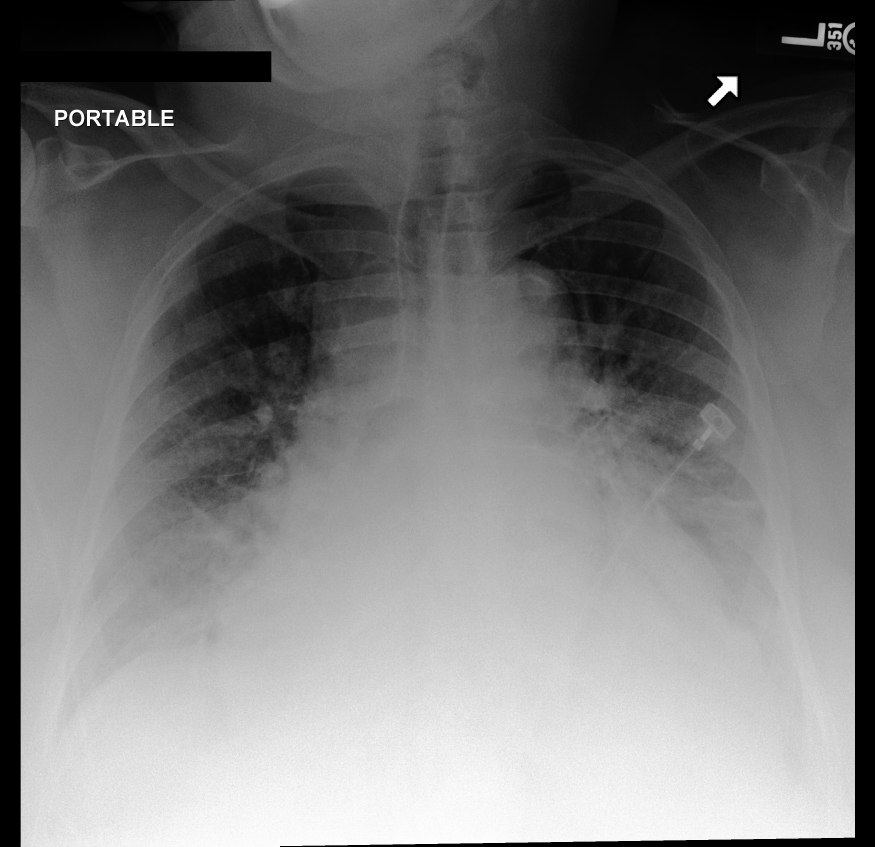
#> input picture paper_fig/improvement_prior.png, 2625 x 2539 px (shown at 1/3 size)
$ python model_architecture.py
#> lines starting #> are read from the running program, lines starting #| are printed output that depends on the picture
import matplotlib.pyplot as plt
import matplotlib.patches as patches
from matplotlib.patches import FancyBboxPatch, Circle, Polygon
from PIL import Image
import numpy as np

# Set style
plt.rcParams['font.family'] = 'DejaVu Sans'
plt.rcParams['font.size'] = 11

def draw_cube(ax, x, y, w, h, depth, facecolor, edgecolor):
    """Draw a 3D cube to represent tensors"""
    front = FancyBboxPatch((x, y), w, h, boxstyle="round,pad=0.02",
                            facecolor=facecolor, edgecolor=edgecolor, linewidth=2)
    ax.add_patch(front)

    top_x = [x, x + depth * 0.3, x + w + depth * 0.3, x + w]
    top_y = [y + h, y + h + depth * 0.3, y + h + depth * 0.3, y + h]
    top = Polygon(list(zip(top_x, top_y)), facecolor=facecolor, edgecolor=edgecolor,
                  linewidth=2, alpha=0.85)
    ax.add_patch(top)

    right_x = [x + w, x + w + depth * 0.3, x + w + depth * 0.3, x + w]
    right_y = [y, y + depth * 0.3, y + h + depth * 0.3, y + h]
    right = Polygon(list(zip(right_x, right_y)), facecolor=facecolor, edgecolor=edgecolor,
                    linewidth=2, alpha=0.7)
    ax.add_patch(right)

def draw_arrow(ax, start, end, color='#455a64', lw=2.5):
    ax.annotate('', xy=end, xytext=start,
                arrowprops=dict(arrowstyle='->', color=color, lw=lw))

# =============================================================================
# Create figure - VERY WIDE for no overlaps
# =============================================================================
fig, ax = plt.subplots(1, 1, figsize=(32, 12))
ax.set_xlim(0, 32)
ax.set_ylim(0, 12)
ax.axis('off')

# Colors
color_encoder = '#1976d2'
color_encoder_dark = '#0d47a1'
color_feature = '#bbdefb'
color_concat = '#fff3e0'
color_concat_dark = '#ef6c00'
color_mlp = '#ffe0b2'
color_mlp_dark = '#e65100'
color_llm = '#a5d6a7'
color_llm_dark = '#2e7d32'
color_output = '#e1bee7'
color_output_dark = '#7b1fa2'
color_gt = '#ef9a9a'
color_gt_dark = '#c62828'

# =============================================================================
# INPUT IMAGES - Load actual images
# =============================================================================
# Load images
try:
    prior_img = np.array(Image.open('paper_fig/improvement_prior.png').convert('L').resize((120, 120)))
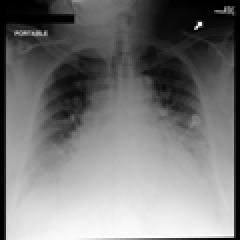
#> prior_img: shape (120, 120) (shown 2 times larger); min 0, max 255, mean 119.6
    current_img = np.array(Image.open('paper_fig/improvement_current.png').convert('L').resize((120, 120)))
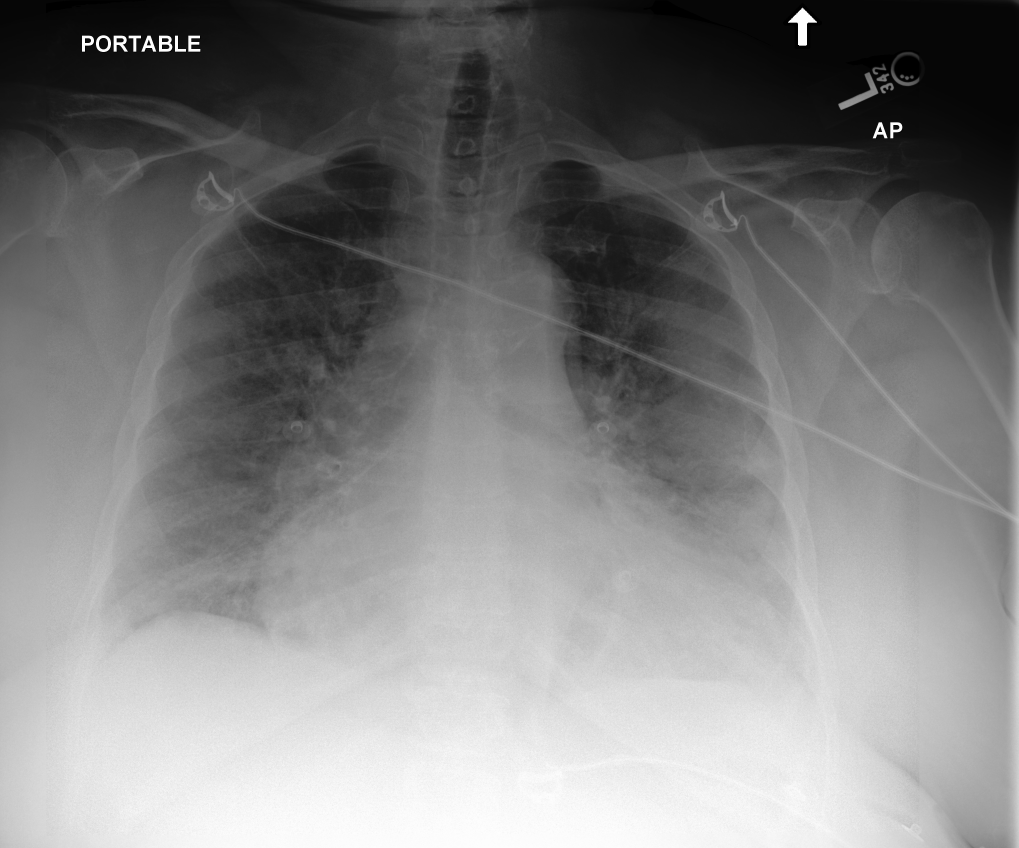
#> input picture paper_fig/improvement_current.png, 3056 x 2544 px (shown at 1/3 size)
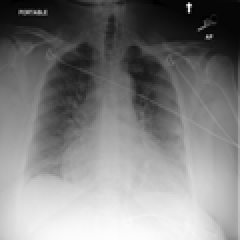
#> current_img: shape (120, 120) (shown 2 times larger); min 0, max 255, mean 127
except FileNotFoundError:
    print("Warning: Images not found. Using placeholders.")
    prior_img = np.random.randint(50, 200, (120, 120), dtype=np.uint8)
    current_img = np.random.randint(50, 200, (120, 120), dtype=np.uint8)

# Prior image
ax_prior = fig.add_axes([0.02, 0.55, 0.08, 0.35])
ax_prior.imshow(prior_img, cmap='gray')
ax_prior.axis('off')
ax_prior.set_title(r'Prior $I_p$' + '\n448×448', fontsize=12, fontweight='bold', pad=5)

# Current image
ax_current = fig.add_axes([0.02, 0.12, 0.08, 0.35])
ax_current.imshow(current_img, cmap='gray')
ax_current.axis('off')
ax_current.set_title(r'Current $I_c$' + '\n448×448', fontsize=12, fontweight='bold', pad=5)

# =============================================================================
# VISION ENCODER
# =============================================================================
encoder_box = FancyBboxPatch((4, 2.5), 3, 7, boxstyle="round,pad=0.1",
                              facecolor=color_encoder, edgecolor=color_encoder_dark, linewidth=3)
ax.add_patch(encoder_box)

ax.text(5.5, 7.5, 'Vision Encoder', ha='center', va='center',
        fontsize=16, fontweight='bold', color='white')
ax.text(5.5, 6.5, 'BioViL-T (ViT)', ha='center', va='center',
        fontsize=14, color='white')

# Frozen badge
frozen_badge = FancyBboxPatch((4.3, 3.0), 2.4, 0.8, boxstyle="round,pad=0.05",
                               facecolor='#e8eaf6', edgecolor='#5c6bc0', linewidth=2)
ax.add_patch(frozen_badge)
ax.text(5.5, 3.4, 'FROZEN', ha='center', va='center',
        fontsize=12, fontweight='bold', color='#3949ab')

# Arrows to encoder
draw_arrow(ax, (3.2, 7.5), (4, 7), lw=3)
draw_arrow(ax, (3.2, 4.5), (4, 5), lw=3)

# Shared weights
ax.text(3.5, 6.0, 'Shared', ha='center', va='center', fontsize=10, color='#555', style='italic')

# =============================================================================
# FEATURE TENSORS f(Ip) and f(Ic)
# =============================================================================
draw_cube(ax, 8, 7, 1.2, 2, 0.5, color_feature, color_encoder_dark)
ax.text(8.6, 8.5, r'$f(I_p)$', ha='center', va='center', fontsize=14, fontweight='bold')
ax.text(8.6, 7.3, '196×512', ha='center', va='center', fontsize=10, color='#444')

draw_cube(ax, 8, 3, 1.2, 2, 0.5, color_feature, color_encoder_dark)
ax.text(8.6, 4.5, r'$f(I_c)$', ha='center', va='center', fontsize=14, fontweight='bold')
ax.text(8.6, 3.3, '196×512', ha='center', va='center', fontsize=10, color='#444')

draw_arrow(ax, (7, 7), (8, 8), lw=2)
draw_arrow(ax, (7, 5), (8, 4), lw=2)

# =============================================================================
# CONCATENATION
# =============================================================================
concat_circle = Circle((10.5, 6), 0.6, facecolor=color_concat,
                        edgecolor=color_concat_dark, linewidth=3)
ax.add_patch(concat_circle)
ax.text(10.5, 6, '⊕', ha='center', va='center', fontsize=28,
        fontweight='bold', color=color_concat_dark)
ax.text(10.5, 5.0, 'Concat', ha='center', va='center', fontsize=11, fontweight='bold')

draw_arrow(ax, (9.4, 7.8), (10.0, 6.4), lw=2)
draw_arrow(ax, (9.4, 4.2), (10.0, 5.6), lw=2)

# =============================================================================
# CONCATENATED FEATURES F = [f(Ip); f(Ic)]
# =============================================================================
draw_cube(ax, 11.8, 4.5, 1.2, 3, 0.5, color_concat, color_concat_dark)
ax.text(12.4, 7.0, r'$F = [f(I_p); f(I_c)]$', ha='center', va='center', fontsize=12, fontweight='bold')
ax.text(12.4, 5.0, '392×512', ha='center', va='center', fontsize=10, color='#444')

draw_arrow(ax, (11.1, 6), (11.8, 6), lw=2)

# =============================================================================
# MLP PROJECTOR
# =============================================================================
mlp_box = FancyBboxPatch((14, 4), 2.5, 4, boxstyle="round,pad=0.1",
                          facecolor=color_mlp, edgecolor=color_mlp_dark, linewidth=3)
ax.add_patch(mlp_box)

ax.text(15.25, 7.0, 'MLP', ha='center', va='center',
        fontsize=16, fontweight='bold', color='#333')
ax.text(15.25, 6.0, '2-Layer', ha='center', va='center',
        fontsize=12, color='#555')
ax.text(15.25, 5.0, '512 → 4096', ha='center', va='center',
        fontsize=11, color='#666')

draw_arrow(ax, (13.2, 6), (14, 6), lw=2)

# =============================================================================
# LLM DECODER
# =============================================================================
llm_box = FancyBboxPatch((17.5, 3), 4, 6, boxstyle="round,pad=0.1",
                          facecolor=color_llm, edgecolor=color_llm_dark, linewidth=3)
ax.add_patch(llm_box)

ax.text(19.5, 8.0, 'LLM Decoder', ha='center', va='center',
        fontsize=16, fontweight='bold', color='#1b5e20')
ax.text(19.5, 7.0, 'Vicuna-7B', ha='center', va='center',
        fontsize=14, fontweight='bold', color='#2e7d32')

# LoRA badge
lora_badge = FancyBboxPatch((18.0, 3.5), 3.0, 1.2, boxstyle="round,pad=0.05",
                             facecolor='#c8e6c9', edgecolor=color_llm_dark, linewidth=2)
ax.add_patch(lora_badge)
ax.text(19.5, 4.1, 'LoRA r=128, α=256', ha='center', va='center',
        fontsize=11, fontweight='bold', color='#1b5e20')

draw_arrow(ax, (16.5, 6), (17.5, 6), lw=2)

# =============================================================================
# GROUND TRUTH (Training Target) - BELOW LLM
# =============================================================================
gt_box = FancyBboxPatch((17.5, 0.3), 4, 2.2, boxstyle="round,pad=0.1",
                         facecolor=color_gt, edgecolor=color_gt_dark, linewidth=2)
ax.add_patch(gt_box)

ax.text(19.5, 2.1, 'Ground Truth (Training)', ha='center', va='center',
        fontsize=12, fontweight='bold', color='#333')
# Actual GT from improvement case
ax.text(19.5, 1.0, '"Interval improvement of lung opacity\n[0.098, 0.205, 0.433, 0.750] in right lung"',
        ha='center', va='center', fontsize=9, color='#444', style='italic')

# Dashed arrow from GT to LLM
ax.annotate('', xy=(19.5, 3.0), xytext=(19.5, 2.5),
            arrowprops=dict(arrowstyle='->', color=color_gt_dark, lw=2, linestyle='--'))
ax.text(20.3, 2.75, 'Loss', ha='left', va='center', fontsize=11,
        color=color_gt_dark, fontweight='bold')

# =============================================================================
# OUTPUT
# =============================================================================
output_box = FancyBboxPatch((22.5, 3), 4.5, 6, boxstyle="round,pad=0.1",
                             facecolor=color_output, edgecolor=color_output_dark, linewidth=3)
ax.add_patch(output_box)

ax.text(24.75, 8.2, 'Output', ha='center', va='center',
        fontsize=16, fontweight='bold', color='#4a148c')

# Text section
ax.text(24.75, 7.0, 'Text:', ha='center', va='center',
        fontsize=12, fontweight='bold', color='#666')
ax.text(24.75, 6.0, '"Interval improvement\nof lung opacity\nin right lung"', ha='center', va='center',
        fontsize=10, color='#333')

# Box section - actual model output coordinates
ax.text(24.75, 4.5, 'Bounding Box:', ha='center', va='center',
        fontsize=12, fontweight='bold', color='#666')
ax.text(24.75, 3.6, '[0.089, 0.219, 0.433, 0.759]', ha='center', va='center',
        fontsize=11, color='#c62828', fontfamily='monospace', fontweight='bold')

draw_arrow(ax, (21.5, 6), (22.5, 6), lw=2)

# =============================================================================
# LEGEND
# =============================================================================
legend_y = 11.0
legend_items = [
    (4, color_encoder, color_encoder_dark, 'Frozen (0 trainable)'),
    (11, color_mlp, color_mlp_dark, 'Trainable MLP (~4M params)'),
    (19, color_llm, color_llm_dark, 'Trainable LoRA (~30M params)'),
]

for x, facecolor, edgecolor, label in legend_items:
    box = FancyBboxPatch((x, legend_y - 0.3), 0.8, 0.6, boxstyle="round,pad=0.02",
                          facecolor=facecolor, edgecolor=edgecolor, linewidth=2)
    ax.add_patch(box)
    ax.text(x + 1.0, legend_y, label, ha='left', va='center', fontsize=12)

plt.savefig('model_architecture.png', dpi=300, bbox_inches='tight',
            facecolor='white', edgecolor='none')
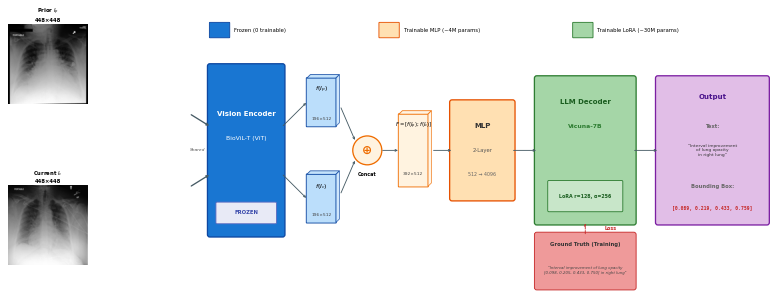
#> figure drawn by matplotlib, 3 panels
print("Figure saved: model_architecture.png")
